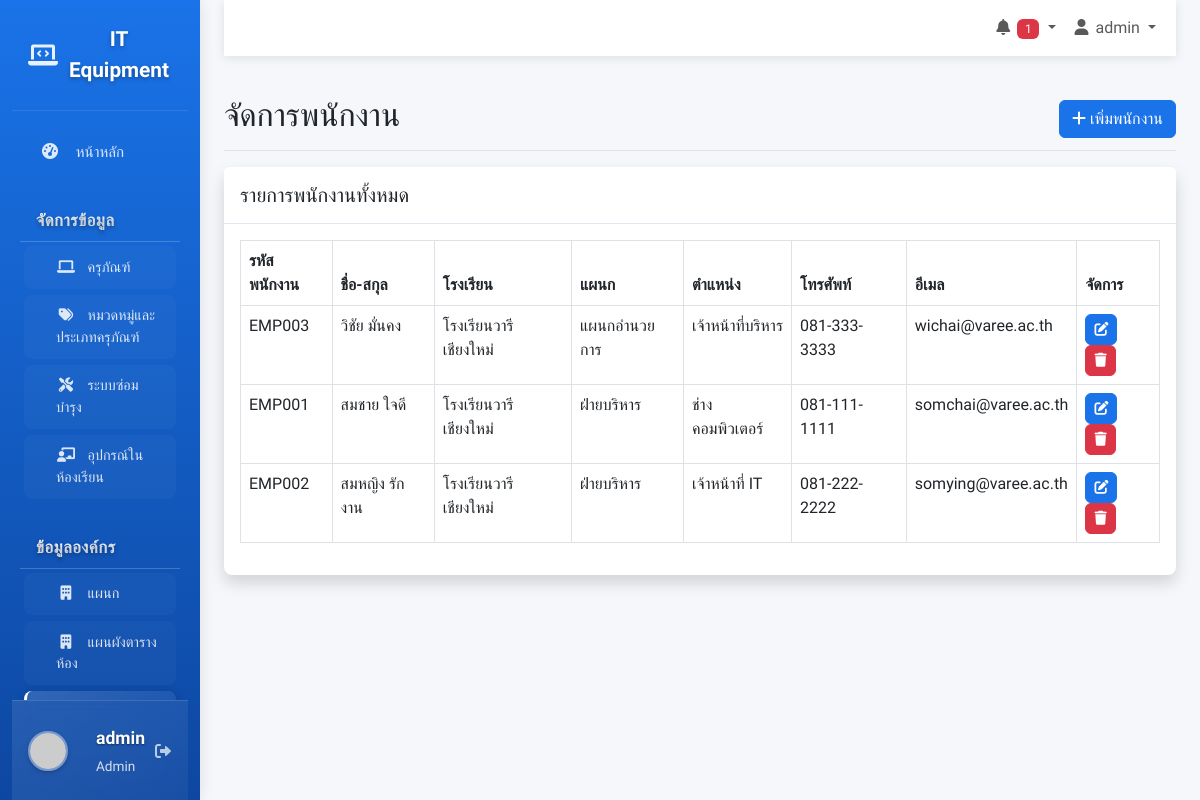
The page /employees.php (signed in) on the database its author committed.
### tables this page shows
CREATE TABLE IF NOT EXISTS employees (
    id INT AUTO_INCREMENT PRIMARY KEY COMMENT 'รหัสพนักงาน (Primary Key)',
    employee_code VARCHAR(20) UNIQUE COMMENT 'รหัสพนักงานสำหรับอ้างอิง',
    first_name VARCHAR(50) NOT NULL COMMENT 'ชื่อพนักงาน',
    last_name VARCHAR(50) NOT NULL COMMENT 'นามสกุลพนักงาน',
    department_id INT COMMENT 'รหัสแผนก (Foreign Key)',
    position_name VARCHAR(100) COMMENT 'ตำแหน่งงาน',
    email_address VARCHAR(100) COMMENT 'ที่อยู่อีเมลพนักงาน',
    phone_number VARCHAR(20) COMMENT 'เบอร์โทรศัพท์พนักงาน',
    created_at TIMESTAMP DEFAULT CURRENT_TIMESTAMP COMMENT 'วันที่สร้างบันทึก',
    updated_at TIMESTAMP DEFAULT CURRENT_TIMESTAMP ON UPDATE CURRENT_TIMESTAMP COMMENT 'วันที่แก้ไขล่าสุด',
    FOREIGN KEY (department_id) REFERENCES departments(id) ON DELETE SET NULL,
    INDEX idx_employee_code (employee_code),
    INDEX idx_department_id (department_id),
    INDEX idx_employee_name (first_name, last_name)
);

CREATE TABLE IF NOT EXISTS departments (
    id INT AUTO_INCREMENT PRIMARY KEY COMMENT 'รหัสแผนก (Primary Key)',
    school_name VARCHAR(100) NOT NULL COMMENT 'ชื่อโรงเรียน',
    department_name VARCHAR(100) NOT NULL COMMENT 'ชื่อแผนก',
    department_description TEXT COMMENT 'รายละเอียดแผนก',
    created_at TIMESTAMP DEFAULT CURRENT_TIMESTAMP COMMENT 'วันที่สร้างบันทึก',
    updated_at TIMESTAMP DEFAULT CURRENT_TIMESTAMP ON UPDATE CURRENT_TIMESTAMP COMMENT 'วันที่แก้ไขล่าสุด',
    INDEX idx_school_name (school_name),
    INDEX idx_department_name (department_name)
);

### employees.php (the view, shortened to what this page needs)
<?php
require_once 'includes/header.php';
$employees_query = "SELECT e.*, d.department_name, d.school_name
    FROM employees e
    LEFT JOIN departments d ON e.department_id = d.id
    ORDER BY e.first_name, e.last_name";
$employees_list = $db->query($employees_query)->fetchAll(PDO::FETCH_ASSOC);
?>
<?php
include 'includes/sidebar.php';
?>
<main class="col-md-9 ms-sm-auto col-lg-10 px-md-4">
    <?php include 'includes/navbar.php'; ?>
    <div class="d-flex justify-content-between flex-wrap flex-md-nowrap align-items-center pt-3 pb-2 mb-3 border-bottom">
        <h1 class="h2">จัดการพนักงาน</h1>
        <button type="button" class="btn btn-primary" data-bs-toggle="modal" data-bs-target="#employeeModal" onclick="clearForm()">
            <i class="fas fa-plus"></i> เพิ่มพนักงาน
        </button>
    </div>
    <div class="card shadow mb-4">
        <div class="card-header py-3">
            <h5 class="m-0 font-weight-bold ">รายการพนักงานทั้งหมด</h5>
        </div>
        <div class="card-body">
            <div class="table-responsive">
                <table class="table table-bordered" id="dataTable" width="100%" cellspacing="0">
                    <thead>
                        <tr>
                            <th>รหัสพนักงาน</th>
                            <th>ชื่อ-สกุล</th>
                            <th>โรงเรียน</th>
                            <th>แผนก</th>
                            <th>ตำแหน่ง</th>
                            <th>โทรศัพท์</th>
                            <th>อีเมล</th>
                            <th>จัดการ</th>
                        </tr>
                    </thead>
                    <tbody>
                        <?php foreach($employees_list as $employee): ?>
                        <tr>
                            <td><?php echo $employee['employee_code']; ?></td>
                            <td><?php echo $employee['first_name'] . ' ' . $employee['last_name']; ?></td>
                            <td>
                                <?php if (!empty($employee['school_name'])): ?>
                                    <?php echo $employee['school_name']; ?>
                                <?php else: ?>
                                    <span class="text-muted">ไม่ได้ระบุ</span>
                                <?php endif; ?>
                            </td>
                            <td>
                                <?php if (!empty($employee['department_name'])): ?>
                                    <?php echo $employee['department_name']; ?>
                                <?php else: ?>
                                    <span class="text-muted">ไม่ได้ระบุ</span>
                                <?php endif; ?>
                            </td>
                            <td><?php echo $employee['position_name']; ?></td>
                            <td><?php echo $employee['phone_number']; ?></td>
                            <td><?php echo $employee['email_address']; ?></td>
                            <td>
                                <button type="button" class="btn btn-sm btn-primary" data-bs-toggle="modal" data-bs-target="#employeeModal" onclick='editEmployee(<?php echo json_encode($employee); ?>)'>
                                    <i class="fas fa-edit"></i>
                                </button>
                                <a href="employees.php?action=delete&id=<?php echo $employee['id']; ?>" class="btn btn-sm btn-danger" onclick="return confirm('คุณแน่ใจหรือไม่?')">
                                    <i class="fas fa-trash"></i>
                                </a>
                            </td>
                        </tr>
                        <?php endforeach; ?>
                    </tbody>
                </table>
            </div>
        </div>
    </div>
</main>
<?php require_once 'includes/footer.php'; ?>

### css/style.css (style rules this page uses)
:root { --primary: #1a73e8; --primary-dark: #0d47a1; --secondary: #6c757d; --success: #28a745; --info: #17a2b8; --warning: #ffc107; --danger: #dc3545; --light: #f8f9fa; --dark: #343a40; }
body { font-family: 'Prompt', sans-serif; background-color: #f5f7fb; }
.card { border: none; border-radius: 0.5rem; box-shadow: 0 0.15rem 1.75rem 0 rgba(58, 59, 69, 0.15); margin-bottom: 1.5rem; }
.card-header { background-color: white; border-bottom: 1px solid #e3e6f0; font-weight: 600; }
.btn { border-radius: 0.375rem; font-weight: 500; }
.btn-primary { background-color: var(--primary); border-color: var(--primary); }
.table-responsive { overflow-x: auto; }
.card { transition: box-shadow 0.3s ease; }

### includes/header.php (style rules this page uses)
:root { --primary: #1a73e8; --primary-dark: #0d47a1; --secondary: #6c757d; --success: #28a745; --info: #17a2b8; --warning: #ffc107; --danger: #dc3545; --light: #f8f9fa; --dark: #343a40; }
body { font-family: 'Prompt', sans-serif; background-color: #f5f7fb; }

### rows shown on the page
employees: employee_code "EMP003", first_name "วิชัย", last_name "มั่นคง", department.school_name "โรงเรียนวารีเชียงใหม่", department.department_name "แผนกอำนวยการ", position_name "เจ้าหน้าที่บริหาร", phone_number "081-333-3333", email_address "wichai@varee.ac.th"
employees: employee_code "EMP001", first_name "สมชาย", last_name "ใจดี", department.school_name "โรงเรียนวารีเชียงใหม่", department.department_name "ฝ่ายบริหาร", position_name "ช่างคอมพิวเตอร์", phone_number "081-111-1111", email_address "somchai@varee.ac.th"
employees: employee_code "EMP002", first_name "สมหญิง", last_name "รักงาน", department.school_name "โรงเรียนวารีเชียงใหม่", department.department_name "ฝ่ายบริหาร", position_name "เจ้าหน้าที่ IT", phone_number "081-222-2222", email_address "somying@varee.ac.th"

### other values the page prints
$_SESSION['username'] "admin"
$_SESSION['role'] "Admin"
$pending_count "1"
